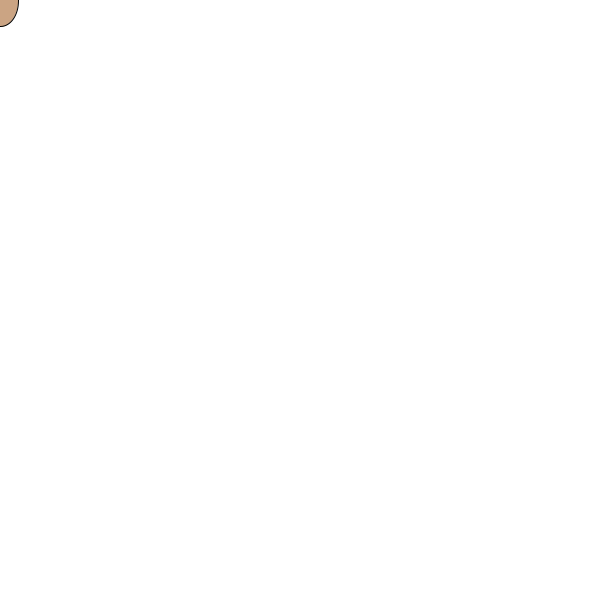
Frame 1 (no input)
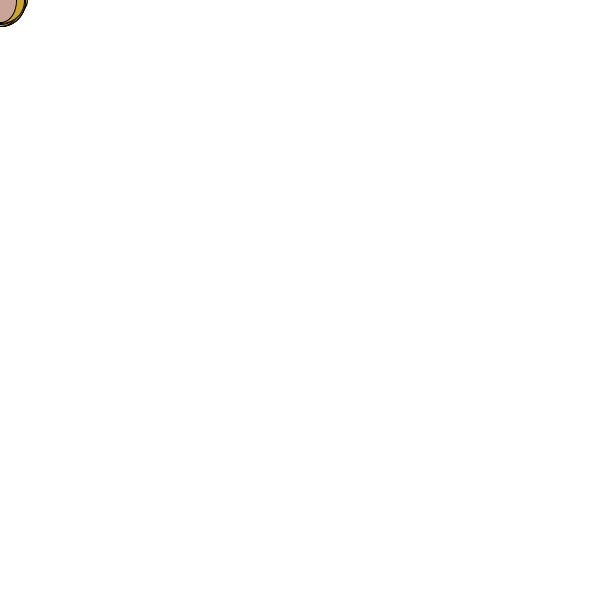
Frame 60 (the mouse pressed at the canvas centre just before this capture)
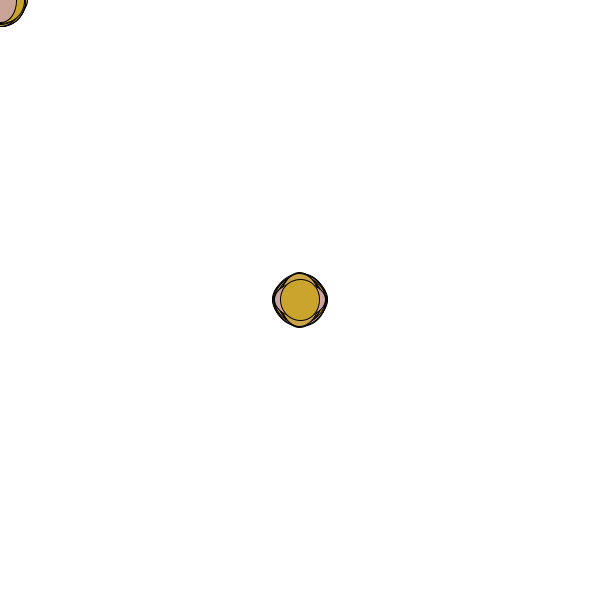
Frame 120 (the mouse held since frame 60 and released just before this capture)

The Processing sketch that drew these frames (run headless with seeded random() and noise(); from frame 60 on, the mouse is pressed at the canvas centre):

// Processing sketch: Mouse_interaction
// ── Mouse_interaction.pde
// setup runs once
void setup() {
  size(600,600);
background(255,255,255);
frameRate(200);
}

// draw runs on a loop
void draw() {
  //background(255,255,255);
//line(0,0,mouseX,mouseY);
fill(203,164,random(203)); //<>//
ellipse(mouseX,mouseY,random(30,55),random(30,55));
}
